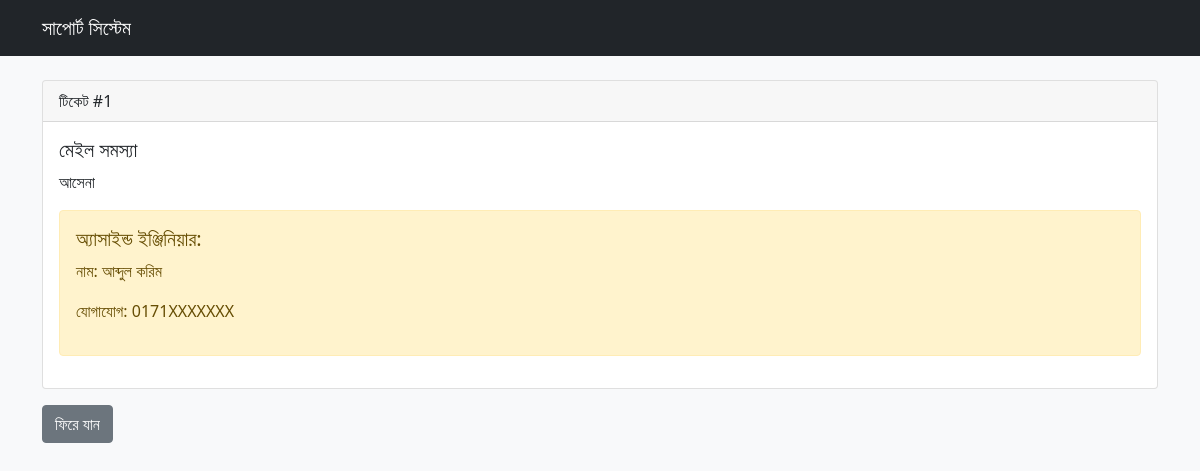
The app's page /ticket/1 with its own data.
### app.py (models this page shows)
class Ticket(db.Model):
    id = db.Column(db.Integer, primary_key=True)
    customer_id = db.Column(db.Integer, db.ForeignKey('customer.id'))
    service_type = db.Column(db.String(50))
    problem_description = db.Column(db.String(500))
    status = db.Column(db.String(20), default='Open')
    solution = db.Column(db.String(500))
    assigned_engineer = db.Column(db.Integer, db.ForeignKey('engineer.id'))

class Engineer(db.Model):
    id = db.Column(db.Integer, primary_key=True)
    name = db.Column(db.String(100))
    expertise = db.Column(db.String(100))
    contact = db.Column(db.String(20))

### app.py (the view)
@app.route('/ticket/<int:ticket_id>')
def view_ticket(ticket_id):
    ticket = Ticket.query.get(ticket_id)
    engineer = Engineer.query.get(ticket.assigned_engineer) if ticket.assigned_engineer else None
    return render_template('ticket.html', ticket=ticket, engineer=engineer)

### templates/ticket.html
{% extends "base.html" %}
{% block content %}
<div class="card">
    <div class="card-header">
        টিকেট #{{ ticket.id }}
    </div>
    <div class="card-body">
        <h5 class="card-title">{{ ticket.service_type }} সমস্যা</h5>
        <p class="card-text">{{ ticket.problem_description }}</p>
        {% if ticket.status == 'Auto-Resolved' %}
            <div class="alert alert-success">
                <h5>স্বয়ংক্রিয় সমাধান:</h5>
                {{ ticket.solution }}
            </div>
        {% else %}
            <div class="alert alert-warning">
                <h5>অ্যাসাইন্ড ইঞ্জিনিয়ার:</h5>
                {% if engineer %}
                    <p>নাম: {{ engineer.name }}</p>
                    <p>যোগাযোগ: {{ engineer.contact }}</p>
                {% else %}
                    <p>কোন ইঞ্জিনিয়ার অ্যাসাইন করা হয়নি</p>
                {% endif %}
            </div>
        {% endif %}
    </div>
</div>
<a href="{{ url_for('dashboard') }}" class="btn btn-secondary mt-3">ফিরে যান</a>
{% endblock %}

### records on screen
Ticket: id "1", service_type "মেইল", problem_description "আসেনা"
Engineer: name "আব্দুল করিম", contact "0171XXXXXXX"
